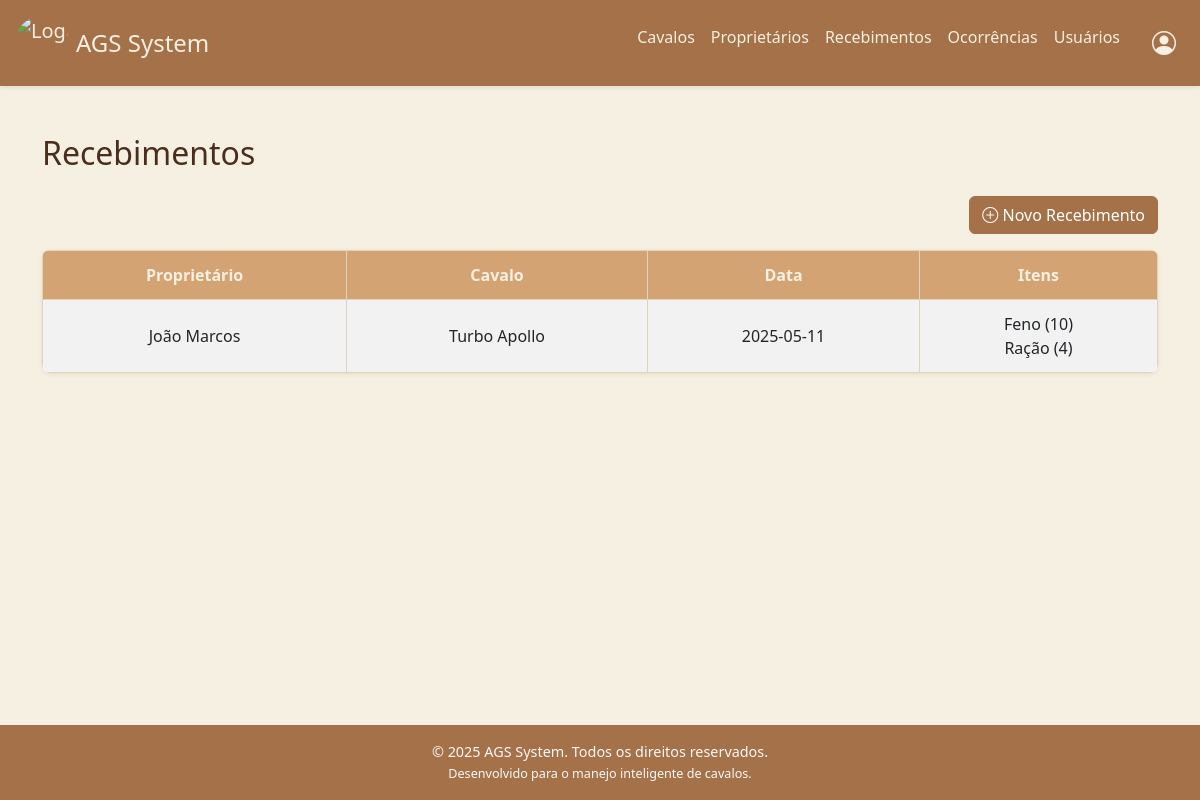
Before: /recebimentos with the older database file.
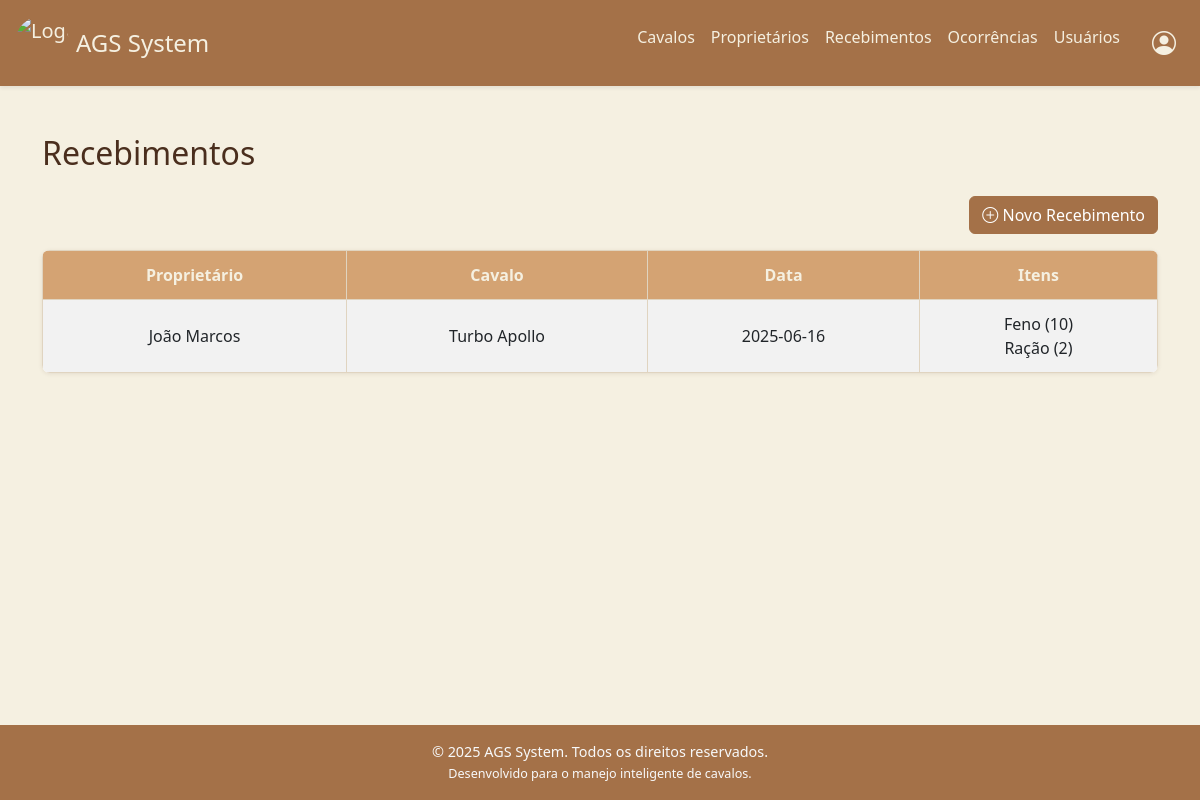
After: the same page with the newer database file.
### tables this page shows
CREATE TABLE recebimentos (
            id INTEGER PRIMARY KEY AUTOINCREMENT,
            proprietario_id INTEGER,
            cavalo_id INTEGER NOT NULL,
            data TEXT DEFAULT CURRENT_TIMESTAMP,
            FOREIGN KEY (proprietario_id) REFERENCES proprietario(id),
            FOREIGN KEY (cavalo_id) REFERENCES cavalos(id)
        );

### app.py (the view)
@app.route('/recebimentos')
def recebimentos():
    conn = conexao()
    recebimentos = conn.execute('''
        SELECT
            r.id AS recebimento_id,
            c.nome AS nome_cavalo,
            p.nome AS nome_proprietario,
            r.data,
            GROUP_CONCAT(prod.nome || ' (' || ir.quantidade || ')', '<br>') AS itens
        FROM recebimentos r
        JOIN cavalos c ON r.cavalo_id = c.id
        JOIN proprietario p ON r.proprietario_id = p.id
        LEFT JOIN itens_recebimento ir ON r.id = ir.recebimento_id
        LEFT JOIN produtos prod ON ir.produto_id = prod.id
        GROUP BY r.id, c.nome, p.nome, r.data
        ORDER BY r.data DESC
    ''').fetchall()
    conn.close()
    formatted_recebimentos_data = []
    for recebimento in recebimentos:
        recebimento_dict = dict(recebimento)
        recebimento_dict['data'] = datetime.strptime(recebimento_dict['data'], '%Y-%m-%d').strftime('%d/%m/%Y')
        formatted_recebimentos_data.append(recebimento_dict)
    return render_template('recebimentos.html', recebimentos=recebimentos)

### app.py (called while the page is built)
@app.context_processor
def inject_now():
    return {'now': datetime.now()}

### database.py (called while the page is built)
def conexao():
    conn = sqlite3.connect(db_path)
    conn.row_factory = sqlite3.Row
    return conn

### templates/recebimentos.html
{% extends 'base.html' %} {% block content %}
<h2 class="mb-4">Recebimentos</h2>
<div class="d-flex justify-content-end mt-4 mb-3">
  <a href="{{ url_for('novoRecebimento') }}" class="btn btn-primary">
    <i class="bi bi-plus-circle"></i> Novo Recebimento
  </a>
</div>
<table class="table table-hover table-striped tabela-app">
  <thead>
    <tr>
      <th scope="col" class="text-center">Proprietário</th>
      <th scope="col" class="text-center">Cavalo</th>
      <th scope="col" class="text-center">Data</th>
      <th scope="col" class="text-center">Itens</th>
    </tr>
  </thead>
  <tbody>
    {% for recebimento in recebimentos %}
    <tr>
      <td class="text-center">{{ recebimento['nome_proprietario'] }}</td>
      <td class="text-center">{{ recebimento['nome_cavalo'] }}</td>
      <td class="text-center">{{recebimento['data'] }}</td>
      <td class="text-center">
        {{ recebimento['itens'] | safe if recebimento['itens'] else '-' }}
      </td>
    </tr>
    {% endfor %}
  </tbody>
</table>
{% endblock %}

### templates/base.html (shortened to what this page needs)
<!DOCTYPE html>
<html lang="pt-br">
  <head>
    <link
      href="https://cdn.jsdelivr.net/npm/bootstrap@5.3.0/dist/css/bootstrap.min.css"
      rel="stylesheet"
    />
    <link
      rel="stylesheet"
      href="{{ url_for('static', filename='css/style.css') }}"
    />
    <link
      href="https://cdn.jsdelivr.net/npm/bootstrap-icons@1.10.5/font/bootstrap-icons.css"
      rel="stylesheet"
    />
  </head>
  <body class="bg-custom-light text-custom-dark">
    <nav class="navbar navbar-expand-lg navbar-dark bg-custom-dark shadow-sm">
      <div class="container-fluid">
        <a
          class="navbar-brand d-flex align-items-center"
          href="{{ url_for('home') }}"
        >
          <img
            src="{{ url_for('static', filename='img/logo.png') }}"
            alt="Logo"
            width="50"
            height="50"
            class="d-inline-block align-text-top me-1 rounded-circle"
          />
          <span class="fs-4">AGS System</span>
        </a>
        <div
          class="collapse navbar-collapse justify-content-end"
          id="navbarNav"
        >
          <ul class="navbar-nav">
            <li class="nav-item">
              <a class="nav-link text-light" href="{{ url_for('cavalos') }}"
                >Cavalos</a
              >
            </li>
            <li class="nav-item">
              <a
                class="nav-link text-light"
                href="{{ url_for('proprietarios') }}"
                >Proprietários</a
              >
            </li>
            <li class="nav-item">
              <a
                class="nav-link text-light"
                href="{{ url_for('recebimentos') }}"
                >Recebimentos</a
              >
            </li>
            <li class="nav-item">
              <a class="nav-link text-light" href="{{ url_for('ocorrencias') }}"
                >Ocorrências</a
              >
            </li>
            <li class="nav-item">
              <a class="nav-link text-light" href="{{ url_for('usuarios') }}"
                >Usuários</a
              >
            </li>
            <li class="nav-item dropdown ms-3">
              <a
                class="nav-link d-flex align-items-center"
                href="#"
                id="usuarioDropdown"
                role="button"
                data-bs-toggle="dropdown"
                aria-expanded="false"
              >
                <i class="bi bi-person-circle fs-4 me-1"></i>
              </a>
            </li>
          </ul>
        </div>
      </div>
    </nav>
    <div class="container py-5">{% block content %}{% endblock %}</div>
    <footer class="bg-custom-dark text-light mt-5 py-3">
      <div class="container text-center">
        <p class="mb-0">
          &copy; {{ now.year }} AGS System. Todos os direitos reservados.
        </p>
        <small>Desenvolvido para o manejo inteligente de cavalos.</small>
      </div>
    </footer>
  </body>
</html>

### static/css/style.css (style rules this page uses)
body { background-color: #f5f0e1; color: #4a2e1d; font-family: "Segoe UI", sans-serif; min-height: 100vh; display: flex; flex-direction: column; }
.container.py-5 { flex-grow: 1; }
.navbar { background-color: #a47148; box-shadow: 0 2px 6px rgba(0, 0, 0, 0.05); }
.navbar-brand { display: flex; align-items: center; color: #f5f0e1 !important; }
.navbar-brand img { border-radius: 50%; width: 60px; height: 60px; padding: 3px; margin-right: 0.75rem; }
.navbar-brand span { font-size: 1.75rem; }
.nav-link { color: #f5f0e1 !important; }
.btn-primary { background-color: #a47148; border-color: #a47148; color: #fff; }
.tabela-app { width: 100%; border-collapse: collapse; background-color: #fffaf0; color: #4a2e1d; box-shadow: 0 1px 4px rgba(74, 46, 29, 0.1); border-radius: 8px; overflow: hidden; }
.tabela-app th, .tabela-app td { padding: 12px 16px; border: 1px solid #e0d4c0; text-align: left; vertical-align: middle; }
.tabela-app th { background-color: #d4a373; font-weight: bold; color: #f5f0e1; }
footer { background-color: #a47148; color: #f5f0e1; padding: 20px; text-align: center; width: 100%; font-size: 0.9rem; margin-top: auto; }

Changed rows visible on the page:
removed recebimentos: nome_proprietario "João Marcos", nome_cavalo "Turbo Apollo", data "2025-05-11", itens "Feno (10) Ração (4)"
now on this page (row edited): recebimentos: nome_proprietario "João Marcos", nome_cavalo "Turbo Apollo", data "2025-06-16", itens "Feno (10) Ração (2)"
